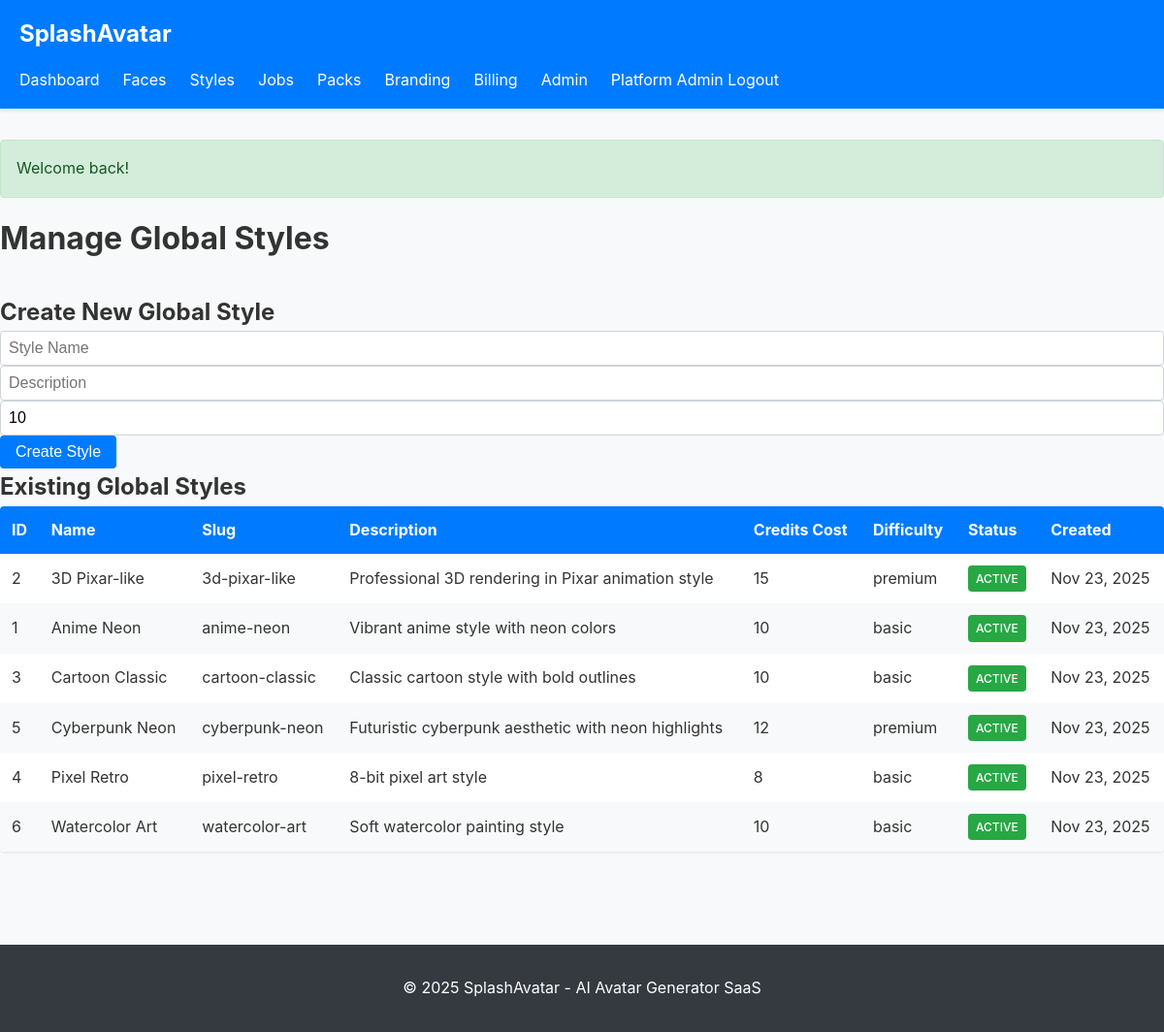
/admin/styles (signed in), run on the app's committed database.
### tables this page shows
CREATE TABLE `avatar_styles` (
  `id` int(11) UNSIGNED NOT NULL AUTO_INCREMENT,
  `tenant_id` int(11) UNSIGNED NULL COMMENT 'NULL for global styles',
  `name` varchar(255) NOT NULL,
  `slug` varchar(255) NOT NULL,
  `description` text NULL,
  `preview_image_path` varchar(500) NULL,
  `difficulty_level` enum('basic','premium') NOT NULL DEFAULT 'basic',
  `credits_cost` int(11) NOT NULL DEFAULT 10,
  `is_active` tinyint(1) NOT NULL DEFAULT 1,
  `created_at` datetime NOT NULL,
  `updated_at` datetime NOT NULL,
  PRIMARY KEY (`id`),
  KEY `idx_tenant_id` (`tenant_id`),
  KEY `idx_slug` (`slug`),
  KEY `idx_is_active` (`is_active`),
  FOREIGN KEY (`tenant_id`) REFERENCES `tenants`(`id`) ON DELETE CASCADE
);

### app/core/Controller.php (called while the page is built, shortened)
<?php
class Controller {
    protected function view($viewPath, $data = []) {
        $view = new View();
        return $view->render($viewPath, $data);
    }
}

### app/controllers/AdminController.php (called while the page is built, shortened)
<?php
class AdminController extends Controller {
    public function styles() {
        $styleModel = new AvatarStyle();
        $styles = $styleModel->getGlobalStyles();
        return $this->view('admin/styles', [
            'title' => 'Manage Global Styles',
            'styles' => $styles,
        ]);
    }
}

### public/index.php (called while the page is built, shortened)
<?php
spl_autoload_register(function ($class) {
    $paths = [
        __DIR__ . '/../app/core/' . $class . '.php',
        __DIR__ . '/../app/models/' . $class . '.php',
        __DIR__ . '/../app/controllers/' . $class . '.php',
        __DIR__ . '/../app/helpers/' . $class . '.php',
        __DIR__ . '/../app/middleware/' . $class . '.php',
    ];
    foreach ($paths as $path) {
        if (file_exists($path)) {
            return;
        }
    }
});
$config = require __DIR__ . '/../config/config.php';
$router = new Router();
try {
    $router->dispatch();
} catch (Exception $e) {
    error_log('Application error: ' . $e->getMessage());
    if ($config['app_debug']) {
        echo '<h1>Application Error</h1>';
        echo '<p>' . htmlspecialchars($e->getMessage()) . '</p>';
        echo '<pre>' . htmlspecialchars($e->getTraceAsString()) . '</pre>';
    } else {
        echo '<h1>500 Internal Server Error</h1>';
        echo '<p>An error occurred. Please try again later.</p>';
    }
}

### app/core/Database.php (called while the page is built, shortened)
<?php
class Database {
    private static $instance = null;
    private $pdo;
    private function __construct() {
        $config = require __DIR__ . '/../../config/config.php';
        $dsn = "mysql:host={$config['db_host']};dbname={$config['db_name']};charset=utf8mb4";
        $options = [
            PDO::ATTR_ERRMODE => PDO::ERRMODE_EXCEPTION,
            PDO::ATTR_DEFAULT_FETCH_MODE => PDO::FETCH_ASSOC,
            PDO::ATTR_EMULATE_PREPARES => false,
        ];
        try {
            $this->pdo = new PDO($dsn, $config['db_user'], $config['db_pass'], $options);
        } catch (PDOException $e) {
            error_log('Database connection failed: ' . $e->getMessage());
            throw new Exception('Database connection failed');
        }
    }
    public static function getInstance() {
        if (self::$instance === null) {
            self::$instance = new self();
        }
        return self::$instance;
    }
    public function query($sql, $params = []) {
        try {
            $stmt = $this->pdo->prepare($sql);
            $stmt->execute($params);
            return $stmt;
        } catch (PDOException $e) {
            error_log('Query failed: ' . $e->getMessage() . ' | SQL: ' . $sql);
            throw $e;
        }
    }
    public function fetchAll($sql, $params = []) {
        $stmt = $this->query($sql, $params);
        return $stmt->fetchAll();
    }
}

### app/core/Model.php (called while the page is built, shortened)
<?php
class Model {
    public function __construct() {
        $this->db = Database::getInstance();
    }
}

### config/config.php (called while the page is built, shortened)
<?php
$envFile = __DIR__ . '/../.env';
return [
    'app_name' => $_ENV['APP_NAME'] ?? 'SplashAvatar',
    'app_env' => $_ENV['APP_ENV'] ?? 'production',
    'app_debug' => isset($_ENV['APP_DEBUG']) && $_ENV['APP_DEBUG'] === 'true',
    'db_host' => $_ENV['DB_HOST'] ?? 'localhost',
    'db_name' => $_ENV['DB_NAME'] ?? 'splashavatar',
    'db_user' => $_ENV['DB_USER'] ?? 'root',
    'db_pass' => $_ENV['DB_PASS'] ?? '',
    'app_url' => $_ENV['APP_URL'] ?? 'http://localhost',
    'timezone' => 'UTC',
];

### app/models/AvatarStyle.php (called while the page is built, shortened)
<?php
class AvatarStyle extends Model {
    public function getGlobalStyles() {
        return $this->db->fetchAll(
            "SELECT * FROM avatar_styles WHERE tenant_id IS NULL AND is_active = 1 ORDER BY name ASC"
        );
    }
}

### app/core/Request.php (called while the page is built, shortened)
<?php
class Request {
    public static function method() {
        return $_SERVER['REQUEST_METHOD'];
    }
    public static function uri() {
        $uri = $_SERVER['REQUEST_URI'];
        $uri = parse_url($uri, PHP_URL_PATH);
        return $uri;
    }
}

### app/core/Session.php (called while the page is built, shortened)
<?php
class Session {
    public static function get($key, $default = null) {
        return isset($_SESSION[$key]) ? $_SESSION[$key] : $default;
    }
    public static function has($key) {
        return isset($_SESSION[$key]);
    }
    public static function flash($key, $value = null) {
        if ($value === null) {
            $flash = self::get('_flash_' . $key);
            return $flash;
        }
    }
    public static function hasFlash($key) {
        return self::has('_flash_' . $key);
    }
}

### app/core/Auth.php (called while the page is built, shortened)
<?php
class Auth {
    public static function check() {
        return Session::has('user_id');
    }
    public static function user() {
        return [
            'id' => Session::get('user_id'),
            'tenant_id' => Session::get('tenant_id'),
            'role' => Session::get('user_role'),
            'name' => Session::get('user_name'),
            'email' => Session::get('user_email'),
        ];
    }
    public static function role() {
        return Session::get('user_role');
    }
    public static function isPlatformAdmin() {
        return self::role() === 'platform_admin';
    }
    public static function hasAnyRole($roles) {
        return in_array(self::role(), $roles);
    }
}

### app/views/admin/styles.php (the view, shortened to what this page needs)
<div class="page-header">
    <h1>Manage Global Styles</h1>
</div>
<div class="create-style-form">
    <h2>Create New Global Style</h2>
    <form action="/admin/create-style" method="POST">
        <div class="form-inline">
            <input type="text" name="name" placeholder="Style Name" required class="form-control">
            <input type="text" name="description" placeholder="Description" class="form-control">
            <input type="number" name="credits_cost" placeholder="Credits Cost" value="10" min="1" class="form-control">
            <button type="submit" class="btn btn-primary">Create Style</button>
        </div>
    </form>
</div>
<div class="styles-list">
    <h2>Existing Global Styles</h2>
    <table class="table">
        <thead>
            <tr>
                <th>ID</th>
                <th>Name</th>
                <th>Slug</th>
                <th>Description</th>
                <th>Credits Cost</th>
                <th>Difficulty</th>
                <th>Status</th>
                <th>Created</th>
            </tr>
        </thead>
        <tbody>
            <?php foreach ($styles as $style): ?>
                <tr>
                    <td><?php echo $style['id']; ?></td>
                    <td><?php echo htmlspecialchars($style['name']); ?></td>
                    <td><?php echo htmlspecialchars($style['slug']); ?></td>
                    <td><?php echo htmlspecialchars($style['description']); ?></td>
                    <td><?php echo $style['credits_cost']; ?></td>
                    <td><?php echo htmlspecialchars($style['difficulty_level']); ?></td>
                    <td><span class="badge badge-<?php echo $style['is_active'] ? 'active' : 'inactive'; ?>"><?php echo $style['is_active'] ? 'Active' : 'Inactive'; ?></span></td>
                    <td><?php echo date('M d, Y', strtotime($style['created_at'])); ?></td>
                </tr>
            <?php endforeach; ?>
        </tbody>
    </table>
</div>

### app/core/Router.php (shortened to what this page needs)
<?php
class Router {
    private $routes = [];
    private function addRoute($method, $uri, $action, $middlewares) {
        $this->routes[] = [
            'method' => $method,
            'uri' => $uri,
            'action' => $action,
            'middlewares' => $middlewares,
        ];
    }
    public function dispatch() {
        $requestUri = Request::uri();
        $requestMethod = Request::method();
        foreach ($this->routes as $route) {
            $pattern = $this->convertToPattern($route['uri']);
            if ($route['method'] === $requestMethod && preg_match($pattern, $requestUri, $matches)) {
                array_shift($matches);
                if (is_string($route['action'])) {
                    return $this->callControllerAction($route['action'], $matches);
                }
            }
        }
    }
    private function convertToPattern($uri) {
        $pattern = preg_replace('/\{([a-zA-Z0-9_]+)\}/', '([a-zA-Z0-9_-]+)', $uri);
        return '#^' . $pattern . '$#';
    }
    private function callControllerAction($action, $params) {
        list($controller, $method) = explode('@', $action);
        $controllerInstance = new $controller();
        return call_user_func_array([$controllerInstance, $method], $params);
    }
}

### app/core/View.php (shortened to what this page needs)
<?php
class View {
    private $viewsPath;
    private $layoutsPath;
    public function __construct() {
        $this->viewsPath = __DIR__ . '/../views/';
        $this->layoutsPath = __DIR__ . '/../views/layouts/';
    }
    public function render($viewPath, $data = [], $layout = 'main') {
        extract($data);
        $viewFile = $this->viewsPath . $viewPath . '.php';
        require $viewFile;
        $content = ob_get_clean();
        if ($layout) {
            $layoutFile = $this->layoutsPath . $layout . '.php';
            if (file_exists($layoutFile)) {
                require $layoutFile;
            } else {
                echo $content;
            }
        } else {
            echo $content;
        }
    }
}

### app/views/layouts/main.php (shortened to what this page needs)
<!DOCTYPE html>
<html lang="en">
<head>
    <link rel="stylesheet" href="/assets/css/style.css">
</head>
<body>
    <nav class="navbar">
        <div class="container">
            <div class="navbar-brand">
                <a href="/dashboard">SplashAvatar</a>
            </div>
            <ul class="navbar-menu">
                <?php if (Auth::check()): ?>
                    <li><a href="/dashboard">Dashboard</a></li>
                    <li><a href="/faces">Faces</a></li>
                    <li><a href="/styles">Styles</a></li>
                    <li><a href="/jobs">Jobs</a></li>
                    <li><a href="/packs">Packs</a></li>
                    <?php if (Auth::hasAnyRole(['tenant_admin', 'platform_admin'])): ?>
                        <li><a href="/branding">Branding</a></li>
                        <li><a href="/billing">Billing</a></li>
                    <?php endif; ?>
                    <?php if (Auth::isPlatformAdmin()): ?>
                        <li><a href="/admin">Admin</a></li>
                    <?php endif; ?>
                    <li class="user-menu">
                        <span><?php echo htmlspecialchars(Auth::user()['name']); ?></span>
                        <a href="/logout">Logout</a>
                    </li>
                <?php endif; ?>
            </ul>
        </div>
    </nav>
    <div class="container main-content">
        <?php if (Session::hasFlash('success')): ?>
            <div class="alert alert-success">
                <?php echo htmlspecialchars(Session::flash('success')); ?>
            </div>
        <?php endif; ?>
        <?php echo $content; ?>
    </div>
    <footer class="footer">
        <div class="container">
            <p>&copy; <?php echo date('Y'); ?> SplashAvatar - AI Avatar Generator SaaS</p>
        </div>
    </footer>
</body>
</html>

### public/assets/css/style.css (style rules this page uses)
* { margin: 0; padding: 0; box-sizing: border-box; }
body { font-family: -apple-system, BlinkMacSystemFont, "Segoe UI", Roboto, "Helvetica Neue", Arial, sans-serif; font-size: 16px; line-height: 1.6; color: #333; background-color: #f8f9fa; }
.container { max-width: 1200px; margin: 0 auto; padding: 0 20px; }
.navbar { background-color: #007bff; color: white; padding: 1rem 0; box-shadow: 0 2px 4px rgba(0,0,0,0.1); }
.navbar-brand a { color: white; text-decoration: none; font-size: 1.5rem; font-weight: bold; }
.navbar-menu { list-style: none; display: flex; gap: 1.5rem; align-items: center; margin-top: 1rem; }
.navbar-menu li a { color: white; text-decoration: none; }
.main-content { min-height: calc(100vh - 200px); padding: 2rem 0; }
.alert { padding: 1rem; margin-bottom: 1rem; border-radius: 4px; }
.alert-success { background-color: #d4edda; color: #155724; border: 1px solid #c3e6cb; }
.btn { display: inline-block; padding: 0.5rem 1rem; text-decoration: none; border-radius: 4px; border: none; cursor: pointer; font-size: 1rem; transition: background-color 0.2s; }
.btn-primary { background-color: #007bff; color: white; }
.form-control { width: 100%; padding: 0.5rem; border: 1px solid #ced4da; border-radius: 4px; font-size: 1rem; }
.table { width: 100%; border-collapse: collapse; background-color: white; border-radius: 4px; overflow: hidden; box-shadow: 0 1px 3px rgba(0,0,0,0.1); }
.table thead { background-color: #007bff; color: white; }
.table th, .table td { padding: 0.75rem; text-align: left; }
.table tbody tr:nth-child(even) { background-color: #f8f9fa; }
.badge { display: inline-block; padding: 0.25rem 0.5rem; font-size: 0.75rem; font-weight: 500; border-radius: 4px; text-transform: uppercase; }
.badge-active, .badge-validated, .badge-completed { background-color: #28a745; color: white; }
.page-header { display: flex; justify-content: space-between; align-items: center; margin-bottom: 2rem; }
.page-header h1 { font-size: 2rem; color: #333; }
.footer { background-color: #343a40; color: white; padding: 2rem 0; text-align: center; margin-top: 4rem; }

### data on the page
avatar_styles: id "2", name "3D Pixar-like", slug "3d-pixar-like", description "Professional 3D rendering in Pixar animation style", credits_cost "15", difficulty_level "premium", is_active "ACTIVE", created_at "Nov 23, 2025"
avatar_styles: id "1", name "Anime Neon", slug "anime-neon", description "Vibrant anime style with neon colors", credits_cost "10", difficulty_level "basic", is_active "ACTIVE", created_at "Nov 23, 2025"
avatar_styles: id "3", name "Cartoon Classic", slug "cartoon-classic", description "Classic cartoon style with bold outlines", credits_cost "10", difficulty_level "basic", is_active "ACTIVE", created_at "Nov 23, 2025"
avatar_styles: id "5", name "Cyberpunk Neon", slug "cyberpunk-neon", description "Futuristic cyberpunk aesthetic with neon highlights", credits_cost "12", difficulty_level "premium", is_active "ACTIVE", created_at "Nov 23, 2025"
avatar_styles: id "4", name "Pixel Retro", slug "pixel-retro", description "8-bit pixel art style", credits_cost "8", difficulty_level "basic", is_active "ACTIVE", created_at "Nov 23, 2025"
avatar_styles: id "6", name "Watercolor Art", slug "watercolor-art", description "Soft watercolor painting style", credits_cost "10", difficulty_level "basic", is_active "ACTIVE", created_at "Nov 23, 2025"
